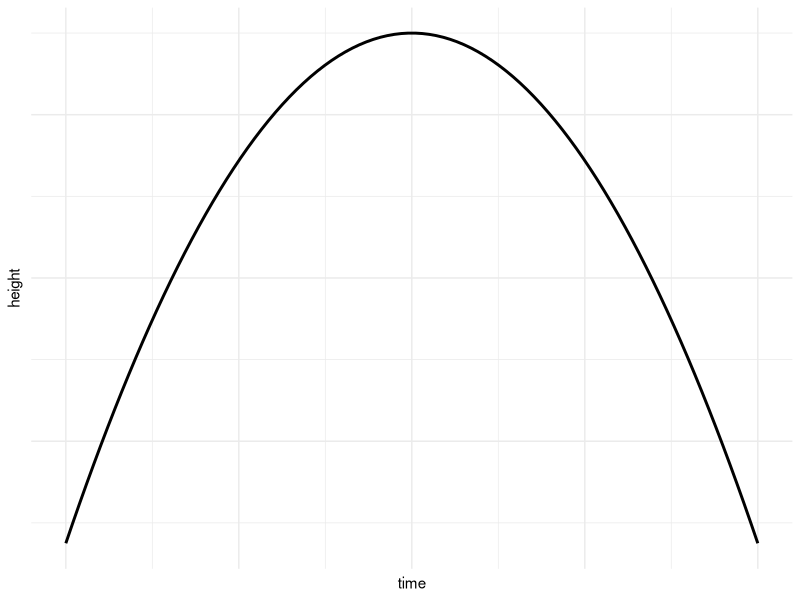
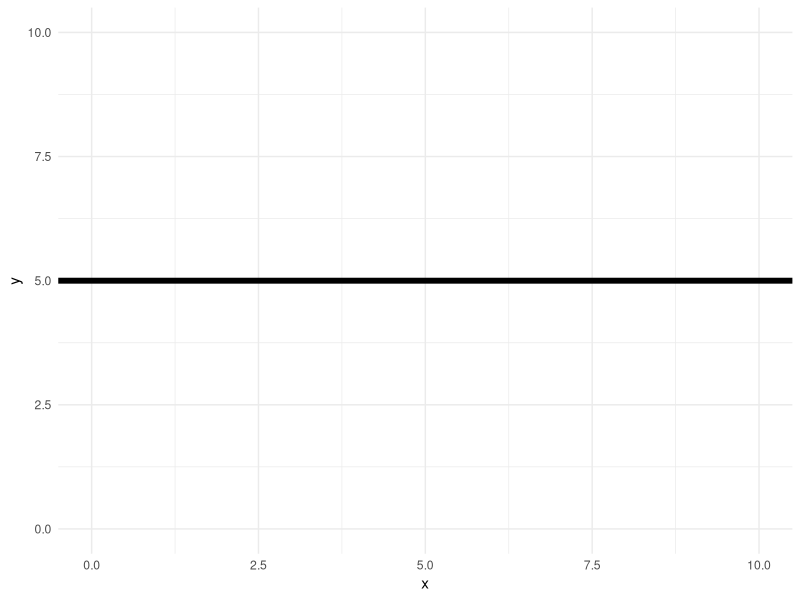
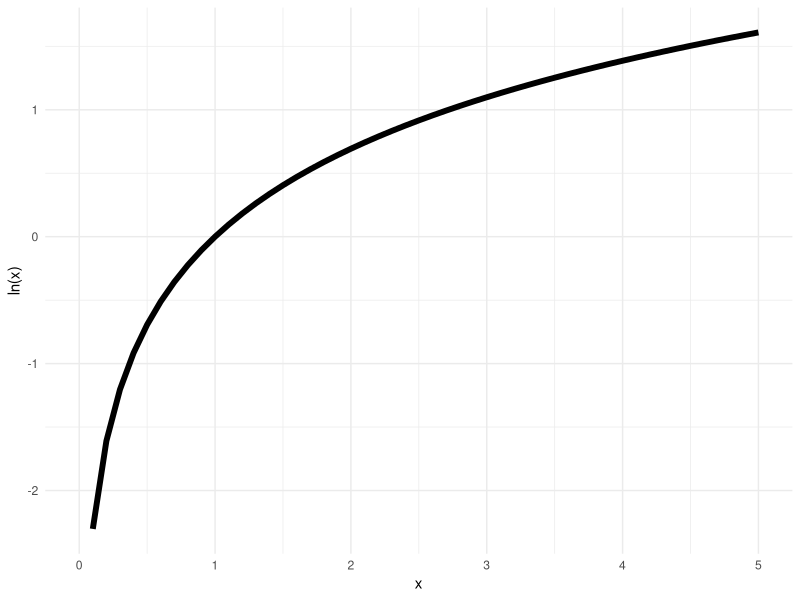

The R source for these figures, in order:
## ---- chunk 1
library(ggplot2)
library(htmltools)

# Create time values
time <- seq(0, 10, length.out = 100)

# Calculate height values for the parabola
height <- -0.5 * (time - 5)^2 + 10

# Create a data frame
parabola_data <- data.frame(time, height)

# Create the parabola plot
parabola_plot <- ggplot(parabola_data, aes(time, height)) +
  geom_line(color = "black", size = 1) +
  theme_minimal() +
  theme(axis.text.x = element_blank(),  # Remove x-axis ticks and labels
        axis.ticks.x = element_blank(),  # Remove x-axis ticks, 
        axis.ticks.y = element_blank(),  # Remove y-axis ticks
        axis.text.y = element_blank())

parabola_plot
## ---- chunk 2
library(ggplot2)

p <- ggplot(data = NULL, aes(x = NULL, y = NULL)) +
  xlim(0,10) +
  ylim(0,10) +
  labs(x = "x", y = "y") +
  theme_minimal()

p + geom_hline(yintercept = 5, linetype = "solid", color = "black", linewidth = 2)
## ---- chunk 3
# Load the ggplot2 library if not already loaded
library(ggplot2)

# Create a data frame with x values
data <- data.frame(x = seq(0.1, 5, by = 0.1)) # Generate x values from 0.1 to 5

# Add a new column with the natural logarithm of x
data$ln_x <- log(data$x)

# Create the ggplot object and plot the natural log function
ggplot(data, aes(x = x, y = ln_x)) +
  geom_line(color = "black", size = 2) +
  xlim(0,5) +
  labs(
    x = "x",
    y = "ln(x)"
  ) +
  theme_minimal()
